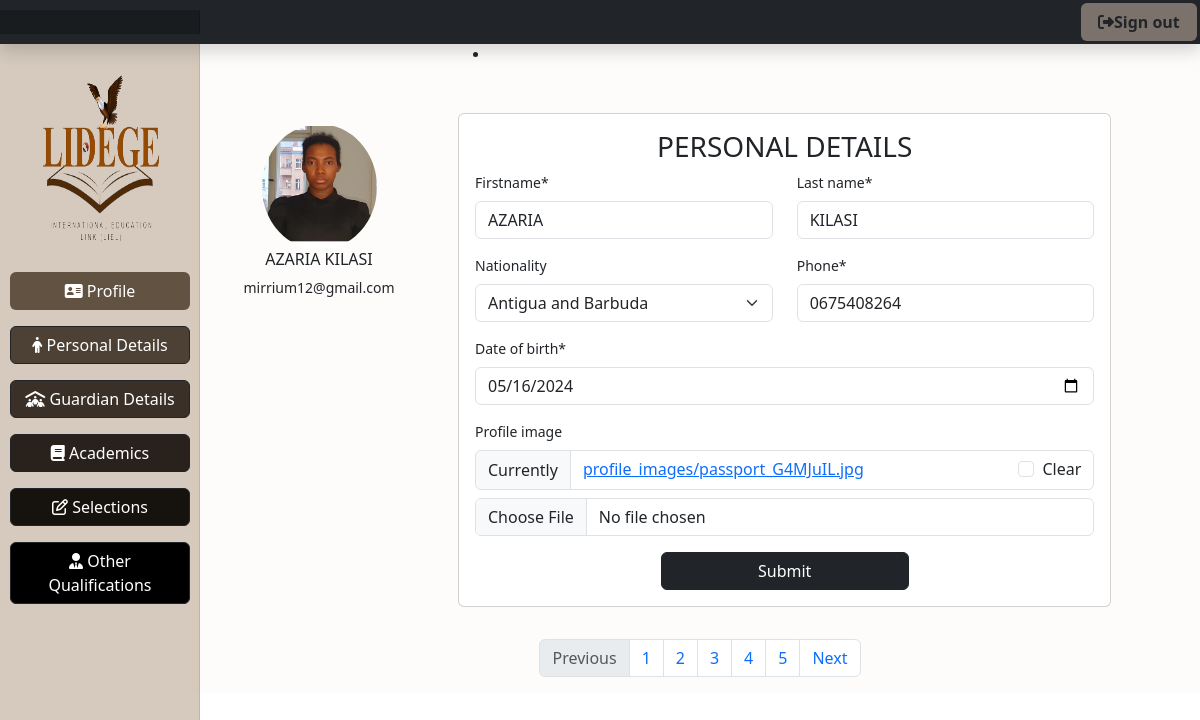
The page /applicant_details/ (signed in) on the database its author committed.
### applicantsReg/models.py (models this page shows, shortened)
class Applicant_Personal_Details(models.Model):
    user = models.OneToOneField(CustomUser, on_delete=models.CASCADE,related_name='personal_details')
    firstname = models.CharField(max_length=100)
    last_name = models.CharField(max_length=100)
    phone = models.CharField(max_length=13)
    date_of_birth =  models.DateField(null=True)
    submission_time = SubmissionTimeField(null=True)
    nationality = models.CharField(
        max_length=100,
        choices=[(country.name, country.name) for country in pycountry.countries],
        blank=True,
        null=True,
    )
    profile_image = models.ImageField(upload_to='profile_images/', blank=True)
    class Meta:
        verbose_name_plural = "Applicant personal Details"

class CustomUser(AbstractUser):
    email = models.EmailField(unique=True, blank=True, null=True)
    username = models.CharField(max_length=100, unique=True)
    referred_by = models.ForeignKey('self', on_delete=models.SET_NULL, null=True, related_name='referrals')
    class Meta:
        verbose_name_plural = "Users"

### applicantsReg/views.py (the view)
# urls.py: path('applicant_details/',views.applicant_details_view,name = 'applicant_details'),
def applicant_details_view(request):
    if request.user.is_staff:
        return redirect("applist")
    applicant_details = getattr(request.user, 'personal_details', None)
    if applicant_details:
        submission_time = applicant_details.submission_time  # Assuming there's a submission_time field in your model
        if applicant_details is not None and submission_time is not None:
            if submission_time + timedelta(hours=168) < timezone.now():  # Assuming there's a submission_time field in your model
                messages.warning(request, "You can't modify your data after 24 hours since submission.")
                return redirect("home")
        if request.method == "POST":
            form = ApplicantPersonalDetailsForm(request.POST, request.FILES, instance=applicant_details)
            if form.is_valid():
                form.save()
                return redirect('guardian')
        else:
            form = ApplicantPersonalDetailsForm(instance=applicant_details)
        return render(request, "personalDetails.html", {"form": form,"applicant_details":applicant_details , "messages":messages})
    else:
        messages.warning(request, "You don't have any profile. Please contact your system admin.")
        return redirect("home")

### applicantsReg/forms.py
class ApplicantPersonalDetailsForm(forms.ModelForm):
    class Meta:
        model = Applicant_Personal_Details
        fields = ("firstname", "last_name","date_of_birth","nationality", "phone","profile_image")
        widgets = {
            'date_of_birth': forms.DateInput(attrs={'class': 'form-control', 'type':'date'})
        }
    pass

### applicantsReg/templates/personalDetails.html (shortened to what this page needs)
{%extends 'base7.html'%}
{%load static%}
{%load crispy_forms_tags%}
{%block content%}
<div class="row" style="background-color:#f1e7dd27; height:cover; margin-bottom: 2rem;">
  <div class="col-md-3">
    {%if applicant_details.profile_image%}
    <img class="rounded-circle" src="{{applicant_details.profile_image.url}}" alt=""
      style="width: 50%; margin-left: 25%; margin-top: 5rem;">
    <h6 style="text-align: center;">{{applicant_details.firstname}} {{applicant_details.last_name}}</h6>
    <p style="text-align: center;">{{applicant_details.user.email}}</p>
    {%else%}
    <img class="rounded-circle" src="{%static 'img/avatar.jpg'%}" alt=""
      style="width: 50%; margin-left: 25%; margin-top: 3rem;">
    <h6 style="text-align: center;margin-top: 0.5rem;">{{applicant_details.user.email}}</h6>
    {%endif%}
  </div>
  <div class="col-md-8">
    {% if messages %}
    <ul class="messages">
      <li{% if message.tags %} class="{{ message.tags }}" {% endif %}>{{ message }}</li>
    </ul>
    {% endif %}
    <div class="card" style="margin-top: 3rem; padding: 1rem;width: 100%;">
      <h3 style="text-align: center;">PERSONAL DETAILS</h3>
      <form action="" method="POST" enctype="multipart/form-data">
        <div class="row">
          <div class="col-md-6">
            {{form.firstname|as_crispy_field}}
          </div>
          <div class="col-md-6">
            {{form.last_name|as_crispy_field}}
          </div>
        </div>
        <div class="row">
          <div class="col-md-6">
            {{form.nationality|as_crispy_field}}
          </div>
          <div class="col-md-6">
            {{form.phone|as_crispy_field}}
          </div>
        </div>
        {{form.date_of_birth|as_crispy_field}}
        {{form.profile_image|as_crispy_field}}
        <input type="submit" value="Submit" class="btn btn-dark" style="width: 40%; margin-left: 30%;">
      </form>
    </div>
  </div>
  <nav aria-label="Page navigation example" style="margin-top: 2rem;">
    <ul class="pagination justify-content-center">
      <li class="page-item disabled">
        <a class="page-link" href="#" tabindex="-1" aria-disabled="true">Previous</a>
      </li>
      <li class="page-item"><a class="page-link" href="{%url 'applicant_details'%}">1</a></li>
      <li class="page-item"><a class="page-link" href="{%url 'guardian'%}">2</a></li>
      <li class="page-item"><a class="page-link" href="{%url 'academics'%}">3</a></li>
      <li class="page-item"><a class="page-link" href="{%url 'selections'%}">4</a></li>
      <li class="page-item"><a class="page-link" href="{%url 'other'%}">5</a></li>
      <li class="page-item">
        <a class="page-link" href="{%url 'guardian'%}">Next</a>
      </li>
    </ul>
  </nav>
</div>
{%endblock%}

### static/css/dashboard.css (style rules this page uses)
body { font-size: .875rem; }

### rows shown on the page
Applicant_Personal_Details: profile_image (picture), firstname "AZARIA", last_name "KILASI", user.email "mirrium12@gmail.com", nationality "Antigua and Barbuda", phone "0675408264", date_of_birth "05/16/2024"
